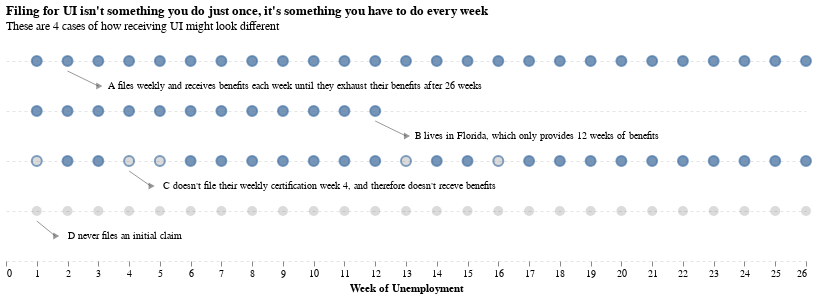

The cell this chart's notebook holds for it:
### Code cell
# c2: What does it mean to apply?
c2_elig = (
    alt.Chart(
        elig_df,
        title = alt.Title("Filing for UI isn't something you do just once, it's something you have to do every week",
        subtitle= "These are 4 cases of how receiving UI might look different")
    )
    .mark_point(
        size = 100, filled = True, color = "#33333340"
    )
    .encode(
        alt.X('elig').title("Week of Unemployment").axis(domain = False),
        alt.Y('y').title(None).axis(ticks = False, labels = False)
    )
)

c2_ic = (
    alt.Chart(ic_df)
    .mark_point(size=100, filled=False)
    .encode(
        alt.X("ic"),
        alt.Y("y")
    )
)

c2_claimed = (
    alt.Chart(claimed_df)
    .mark_point(size=100, filled=True)
    .encode(
        alt.X("claimed"), 
        alt.Y("y")
    )
)

# Annotation 1
# Ref: https://altair-viz.github.io/gallery/line_chart_with_arrows.html
person_a = alt.layer(
    # Arrow line
    alt.Chart().mark_line(size=1).encode(
        x=alt.datum(2),
        y=alt.datum(3.8),
        x2=alt.datum(3),
        y2=alt.datum(3.5),
        color=alt.ColorValue("#33333380")
    ),
    # Arrow head
    alt.Chart().mark_point(shape="triangle", filled=True, fillOpacity=1).encode(
        x=alt.datum(3),
        y=alt.datum(3.5),
        angle=alt.AngleValue(-30),
        size=alt.SizeValue(50),
        color=alt.ColorValue("#33333380")
    ),
    # Text
    alt.Chart().mark_text(size=10, align="left", baseline="middle").encode(
        x=alt.datum(3.3),
        y=alt.datum(3.5),
        text=alt.datum("A files weekly and receives benefits each week until they exhaust their benefits after 26 weeks")
    ),
)

# Annotation 2
person_b = alt.layer(
    # Arrow line
    alt.Chart()
    .mark_line(size=1)
    .encode(
        x=alt.datum(12),
        y=alt.datum(2.8),
        x2=alt.datum(13),
        y2=alt.datum(2.5),
        color=alt.ColorValue("#33333380"),
    ),
    # Arrow head
    alt.Chart()
    .mark_point(shape="triangle", filled=True, fillOpacity=1)
    .encode(
        x=alt.datum(13),
        y=alt.datum(2.5),
        angle=alt.AngleValue(-30),
        size=alt.SizeValue(50),
        color=alt.ColorValue("#33333380"),
    ),
    # Text
    alt.Chart()
    .mark_text(size=10, align="left", baseline="middle")
    .encode(
        x=alt.datum(13.3),
        y=alt.datum(2.5),
        text=alt.datum(
            "B lives in Florida, which only provides 12 weeks of benefits"
        ),
    ),
)

# Annotation 2
person_c = alt.layer(
    # Arrow line
    alt.Chart()
    .mark_line(size=1)
    .encode(
        x=alt.datum(4),
        y=alt.datum(1.8),
        x2=alt.datum(4.7),
        y2=alt.datum(1.5),
        color=alt.ColorValue("#33333380"),
    ),
    # Arrow head
    alt.Chart()
    .mark_point(shape="triangle", filled=True, fillOpacity=1)
    .encode(
        x=alt.datum(4.7),
        y=alt.datum(1.5),
        angle=alt.AngleValue(-30),
        size=alt.SizeValue(50),
        color=alt.ColorValue("#33333380"),
    ),
    # Text
    alt.Chart()
    .mark_text(size=10, align="left", baseline="middle")
    .encode(
        x=alt.datum(5.1),
        y=alt.datum(1.5),
        text=alt.datum("C doesn't file their weekly certification week 4, and therefore doesn't receve benefits"),
    ),
)

# Annotation 4
person_d = alt.layer(
    # Arrow line
    alt.Chart()
    .mark_line(size=1)
    .encode(
        x=alt.datum(1),
        y=alt.datum(0.8),
        x2=alt.datum(1.6),
        y2=alt.datum(0.5),
        color=alt.ColorValue("#33333380"),
    ),
    # Arrow head
    alt.Chart()
    .mark_point(shape="triangle", filled=True, fillOpacity=1)
    .encode(
        x=alt.datum(1.6),
        y=alt.datum(0.5),
        angle=alt.AngleValue(-30),
        size=alt.SizeValue(50),
        color=alt.ColorValue("#33333380"),
    ),
    # Text
    alt.Chart()
    .mark_text(size=10, align="left", baseline="middle")
    .encode(
        x=alt.datum(2.0),
        y=alt.datum(0.5),
        text=alt.datum(
            "D never files an initial claim"
        ),
    ),
)

c2_elig + c2_ic + c2_claimed + person_a + person_b + person_c + person_d

### Figure 1 — Vega specification as saved in the notebook (floating-point values rounded to 4 significant figures)
{"$schema": "https://vega.github.io/schema/vega/v5.json", "data": [{"name": "empty", "values": [{}]}, {"name": "source_0", "values": [{"elig": 1, "y": 1}, {"elig": 2, "y": 1}, {"elig": 3, "y": 1}, {"elig": 4, "y": 1}, {"elig": 5, "y": 1}, {"elig": 6, "y": 1}, {"elig": 7, "y": 1}, {"elig": 8, "y": 1}, {"elig": 9, "y": 1}, {"elig": 10, "y": 1}, {"elig": 11, "y": 1}, {"elig": 12, "y": 1}, {"elig": 13, "y": 1}, {"elig": 14, "y": 1}, {"elig": 15, "y": 1}, {"elig": 16, "y": 1}, {"elig": 17, "y": 1}, {"elig": 18, "y": 1}, {"elig": 19, "y": 1}, {"elig": 20, "y": 1}, {"elig": 21, "y": 1}, {"elig": 22, "y": 1}, {"elig": 23, "y": 1}, {"elig": 24, "y": 1}, {"elig": 25, "y": 1}, {"elig": 26, "y": 1}, {"elig": 1, "y": 2}, {"elig": 2, "y": 2}, {"elig": 3, "y": 2}, {"elig": 4, "y": 2}, {"elig": 5, "y": 2}, {"elig": 6, "y": 2}, {"elig": 7, "y": 2}, {"elig": 8, "y": 2}, {"elig": 9, "y": 2}, {"elig": 10, "y": 2}, {"elig": 11, "y": 2}, {"elig": 12, "y": 2}, {"elig": 13, "y": 2}, {"elig": 14, "y": 2}, {"elig": 15, "y": 2}, {"elig": 16, "y": 2}, {"elig": 17, "y": 2}, {"elig": 18, "y": 2}, {"elig": 19, "y": 2}, {"elig": 20, "y": 2}, {"elig": 21, "y": 2}, {"elig": 22, "y": 2}, {"elig": 23, "y": 2}, {"elig": 24, "y": 2}, {"elig": 25, "y": 2}, {"elig": 26, "y": 2}, {"elig": 1, "y": 3}, {"elig": 2, "y": 3}, {"elig": 3, "y": 3}, {"elig": 4, "y": 3}, {"elig": 5, "y": 3}, {"elig": 6, "y": 3}, {"elig": 7, "y": 3}, {"elig": 8, "y": 3}, {"elig": 9, "y": 3}, {"elig": 10, "y": 3}, {"elig": 11, "y": 3}, {"elig": 12, "y": 3}, {"elig": 1, "y": 4}, {"elig": 2, "y": 4}, {"elig": 3, "y": 4}, {"elig": 4, "y": 4}, {"elig": 5, "y": 4}, {"elig": 6, "y": 4}, {"elig": 7, "y": 4}, {"elig": 8, "y": 4}, {"elig": 9, "y": 4}, {"elig": 10, "y": 4}, {"elig": 11, "y": 4}, {"elig": 12, "y": 4}, {"elig": 13, "y": 4}, {"elig": 14, "y": 4}, {"elig": 15, "y": 4}, {"elig": 16, "y": 4}, {"elig": 17, "y": 4}, {"elig": 18, "y": 4}, {"elig": 19, "y": 4}, {"elig": 20, "y": 4}, {"elig": 21, "y": 4}, {"elig": 22, "y": 4}, {"elig": 23, "y": 4}, {"elig": 24, "y": 4}, {"elig": 25, "y": 4}, {"elig": 26, "y": 4}]}, {"name": "source_1", "values": [{"ic": 1, "y": 2}, {"ic": 2, "y": 2}, {"ic": 3, "y": 2}, {"ic": 4, "y": 2}, {"ic": 5, "y": 2}, {"ic": 6, "y": 2}, {"ic": 7, "y": 2}, {"ic": 8, "y": 2}, {"ic": 9, "y": 2}, {"ic": 10, "y": 2}, {"ic": 11, "y": 2}, {"ic": 12, "y": 2}, {"ic": 13, "y": 2}, {"ic": 14, "y": 2}, {"ic": 15, "y": 2}, {"ic": 16, "y": 2}, {"ic": 17, "y": 2}, {"ic": 18, "y": 2}, {"ic": 19, "y": 2}, {"ic": 20, "y": 2}, {"ic": 21, "y": 2}, {"ic": 22, "y": 2}, {"ic": 23, "y": 2}, {"ic": 24, "y": 2}, {"ic": 25, "y": 2}, {"ic": 26, "y": 2}, {"ic": 1, "y": 3}, {"ic": 2, "y": 3}, {"ic": 3, "y": 3}, {"ic": 4, "y": 3}, {"ic": 5, "y": 3}, {"ic": 6, "y": 3}, {"ic": 7, "y": 3}, {"ic": 8, "y": 3}, {"ic": 9, "y": 3}, {"ic": 10, "y": 3}, {"ic": 11, "y": 3}, {"ic": 12, "y": 3}, {"ic": 1, "y": 4}, {"ic": 2, "y": 4}, {"ic": 3, "y": 4}, {"ic": 4, "y": 4}, {"ic": 5, "y": 4}, {"ic": 6, "y": 4}, {"ic": 7, "y": 4}, {"ic": 8, "y": 4}, {"ic": 9, "y": 4}, {"ic": 10, "y": 4}, {"ic": 11, "y": 4}, {"ic": 12, "y": 4}, {"ic": 13, "y": 4}, {"ic": 14, "y": 4}, {"ic": 15, "y": 4}, {"ic": 16, "y": 4}, {"ic": 17, "y": 4}, {"ic": 18, "y": 4}, {"ic": 19, "y": 4}, {"ic": 20, "y": 4}, {"ic": 21, "y": 4}, {"ic": 22, "y": 4}, {"ic": 23, "y": 4}, {"ic": 24, "y": 4}, {"ic": 25, "y": 4}, {"ic": 26, "y": 4}]}, {"name": "source_2", "values": [{"claimed": 2, "y": 2}, {"claimed": 3, "y": 2}, {"claimed": 6, "y": 2}, {"claimed": 7, "y": 2}, {"claimed": 8, "y": 2}, {"claimed": 9, "y": 2}, {"claimed": 10, "y": 2}, {"claimed": 11, "y": 2}, {"claimed": 12, "y": 2}, {"claimed": 14, "y": 2}, {"claimed": 15, "y": 2}, {"claimed": 17, "y": 2}, {"claimed": 18, "y": 2}, {"claimed": 19, "y": 2}, {"claimed": 20, "y": 2}, {"claimed": 21, "y": 2}, {"claimed": 22, "y": 2}, {"claimed": 23, "y": 2}, {"claimed": 24, "y": 2}, {"claimed": 25, "y": 2}, {"claimed": 26, "y": 2}, {"claimed": 1, "y": 3}, {"claimed": 2, "y": 3}, {"claimed": 3, "y": 3}, {"claimed": 4, "y": 3}, {"claimed": 5, "y": 3}, {"claimed": 6, "y": 3}, {"claimed": 7, "y": 3}, {"claimed": 8, "y": 3}, {"claimed": 9, "y": 3}, {"claimed": 10, "y": 3}, {"claimed": 11, "y": 3}, {"claimed": 12, "y": 3}, {"claimed": 1, "y": 4}, {"claimed": 2, "y": 4}, {"claimed": 3, "y": 4}, {"claimed": 4, "y": 4}, {"claimed": 5, "y": 4}, {"claimed": 6, "y": 4}, {"claimed": 7, "y": 4}, {"claimed": 8, "y": 4}, {"claimed": 9, "y": 4}, {"claimed": 10, "y": 4}, {"claimed": 11, "y": 4}, {"claimed": 12, "y": 4}, {"claimed": 13, "y": 4}, {"claimed": 14, "y": 4}, {"claimed": 15, "y": 4}, {"claimed": 16, "y": 4}, {"claimed": 17, "y": 4}, {"claimed": 18, "y": 4}, {"claimed": 19, "y": 4}, {"claimed": 20, "y": 4}, {"claimed": 21, "y": 4}, {"claimed": 22, "y": 4}, {"claimed": 23, "y": 4}, {"claimed": 24, "y": 4}, {"claimed": 25, "y": 4}, {"claimed": 26, "y": 4}]}], "marks": [{"type": "symbol", "name": "layer_0_marks", "from": {"data": "source_0"}, "encode": {"update": {"y": {"field": "y", "scale": "y"}, "size": {"value": 100}, "fill": {"value": "#33333340"}, "opacity": {"value": 0.7}, "x": {"field": "elig", "scale": "x"}}}, "style": ["point"]}, {"type": "symbol", "name": "layer_1_marks", "from": {"data": "source_1"}, "encode": {"update": {"fill": {"value": "transparent"}, "opacity": {"value": 0.7}, "y": {"field": "y", "scale": "y"}, "size": {"value": 100}, "stroke": {"value": "#4c78a8"}, "x": {"field": "ic", "scale": "x"}}}, "style": ["point"]}, {"type": "symbol", "name": "layer_2_marks", "from": {"data": "source_2"}, "encode": {"update": {"size": {"value": 100}, "fill": {"value": "#4c78a8"}, "opacity": {"value": 0.7}, "x": {"field": "claimed", "scale": "x"}, "y": {"field": "y", "scale": "y"}}}, "style": ["point"]}, {"type": "rule", "name": "layer_3_layer_0_marks", "from": {"data": "empty"}, "encode": {"update": {"stroke": {"value": "#33333380"}, "x": {"value": 2, "scale": "x"}, "y": {"value": 3.8, "scale": "y"}, "strokeWidth": {"value": 1}, "x2": {"value": 3, "scale": "x"}, "y2": {"value": 3.5, "scale": "y"}}}, "style": ["rule"]}, {"type": "symbol", "name": "layer_3_layer_1_marks", "from": {"data": "empty"}, "encode": {"update": {"shape": {"value": "triangle"}, "fillOpacity": {"value": 1}, "angle": {"value": -30}, "y": {"value": 3.5, "scale": "y"}, "fill": {"value": "#33333380"}, "size": {"value": 50}, "x": {"value": 3, "scale": "x"}}}, "style": ["point"]}, {"type": "text", "name": "layer_3_layer_2_marks", "from": {"data": "empty"}, "encode": {"update": {"y": {"value": 3.5, "scale": "y"}, "fill": {"value": "black"}, "align": {"value": "left"}, "x": {"value": 3.3, "scale": "x"}, "text": {"signal": "isValid(\"A files weekly and receives benefits each week until they exhaust their benefits after 26 weeks\") ? \"A files weekly and receives benefits each week until they exhaust their benefits after 26 weeks\" : \"\"+\"A files weekly and receives benefits each week until they exhaust their benefits after 26 weeks\""}, "baseline": {"value": "middle"}, "fontSize": {"value": 10}}}, "style": ["text"]}, {"type": "rule", "name": "layer_4_layer_0_marks", "from": {"data": "empty"}, "encode": {"update": {"stroke": {"value": "#33333380"}, "y": {"value": 2.8, "scale": "y"}, "x": {"value": 12, "scale": "x"}, "strokeWidth": {"value": 1}, "y2": {"value": 2.5, "scale": "y"}, "x2": {"value": 13, "scale": "x"}}}, "style": ["rule"]}, {"type": "symbol", "name": "layer_4_layer_1_marks", "from": {"data": "empty"}, "encode": {"update": {"y": {"value": 2.5, "scale": "y"}, "angle": {"value": -30}, "fillOpacity": {"value": 1}, "x": {"value": 13, "scale": "x"}, "size": {"value": 50}, "fill": {"value": "#33333380"}, "shape": {"value": "triangle"}}}, "style": ["point"]}, {"type": "text", "name": "layer_4_layer_2_marks", "from": {"data": "empty"}, "encode": {"update": {"y": {"value": 2.5, "scale": "y"}, "text": {"signal": "isValid(\"B lives in Florida, which only provides 12 weeks of benefits\") ? \"B lives in Florida, which only provides 12 weeks of benefits\" : \"\"+\"B lives in Florida, which only provides 12 weeks of benefits\""}, "fontSize": {"value": 10}, "fill": {"value": "black"}, "align": {"value": "left"}, "x": {"value": 13.3, "scale": "x"}, "baseline": {"value": "middle"}}}, "style": ["text"]}, {"type": "rule", "name": "layer_5_layer_0_marks", "from": {"data": "empty"}, "encode": {"update": {"stroke": {"value": "#33333380"}, "strokeWidth": {"value": 1}, "y2": {"value": 1.5, "scale": "y"}, "x2": {"value": 4.7, "scale": "x"}, "x": {"value": 4, "scale": "x"}, "y": {"value": 1.8, "scale": "y"}}}, "style": ["rule"]}, {"type": "symbol", "name": "layer_5_layer_1_marks", "from": {"data": "empty"}, "encode": {"update": {"fill": {"value": "#33333380"}, "y": {"value": 1.5, "scale": "y"}, "x": {"value": 4.7, "scale": "x"}, "shape": {"value": "triangle"}, "angle": {"value": -30}, "fillOpacity": {"value": 1}, "size": {"value": 50}}}, "style": ["point"]}, {"type": "text", "name": "layer_5_layer_2_marks", "from": {"data": "empty"}, "encode": {"update": {"fontSize": {"value": 10}, "y": {"value": 1.5, "scale": "y"}, "baseline": {"value": "middle"}, "align": {"value": "left"}, "x": {"value": 5.1, "scale": "x"}, "fill": {"value": "black"}, "text": {"signal": "isValid(\"C doesn't file their weekly certification week 4, and therefore doesn't receve benefits\") ? \"C doesn't file their weekly certification week 4, and therefore doesn't receve benefits\" : \"\"+\"C doesn't file their weekly certification week 4, and therefore doesn't receve benefits\""}}}, "style": ["text"]}, {"type": "rule", "name": "layer_6_layer_0_marks", "from": {"data": "empty"}, "encode": {"update": {"x2": {"value": 1.6, "scale": "x"}, "y": {"value": 0.8, "scale": "y"}, "y2": {"value": 0.5, "scale": "y"}, "stroke": {"value": "#33333380"}, "strokeWidth": {"value": 1}, "x": {"value": 1, "scale": "x"}}}, "style": ["rule"]}, {"type": "symbol", "name": "layer_6_layer_1_marks", "from": {"data": "empty"}, "encode": {"update": {"fillOpacity": {"value": 1}, "shape": {"value": "triangle"}, "y": {"value": 0.5, "scale": "y"}, "fill": {"value": "#33333380"}, "x": {"value": 1.6, "scale": "x"}, "angle": {"value": -30}, "size": {"value": 50}}}, "style": ["point"]}, {"type": "text", "name": "layer_6_layer_2_marks", "from": {"data": "empty"}, "encode": {"update": {"fill": {"value": "black"}, "fontSize": {"value": 10}, "baseline": {"value": "middle"}, "x": {"value": 2, "scale": "x"}, "text": {"signal": "isValid(\"D never files an initial claim\") ? \"D never files an initial claim\" : \"\"+\"D never files an initial claim\""}, "y": {"value": 0.5, "scale": "y"}, "align": {"value": "left"}}}, "style": ["text"]}], "scales": [{"name": "x", "type": "linear", "domain": {"fields": [{"data": "source_0", "field": "elig"}, {"data": "source_1", "field": "ic"}, {"data": "source_2", "field": "claimed"}, [2], [3], [3.3], [12], [13], [13.3], [4], [4.7], [5.1], [1], [1.6]]}, "range": [0, {"signal": "width"}], "nice": true, "zero": true}, {"name": "y", "type": "linear", "domain": {"fields": [{"data": "source_0", "field": "y"}, {"data": "source_1", "field": "y"}, {"data": "source_2", "field": "y"}, [3.8], [3.5], [2.8], [2.5], [1.8], [1.5], [0.8], [0.5]]}, "range": [{"signal": "height"}, 0], "nice": true, "zero": true}], "axes": [{"scale": "y", "ticks": false, "zindex": 0, "orient": "left", "tickCount": {"signal": "ceil(height/40)"}, "minExtent": 0, "grid": true, "maxExtent": 0, "aria": false, "domain": false, "gridScale": "x", "labels": false}, {"scale": "x", "domain": false, "labelOverlap": true, "title": "Week of Unemployment", "zindex": 0, "tickCount": {"signal": "ceil(width/40)"}, "grid": false, "orient": "bottom", "labelFlush": true}, {"scale": "y", "labels": false, "tickCount": {"signal": "ceil(height/40)"}, "grid": false, "labelOverlap": true, "orient": "left", "ticks": false, "zindex": 0}], "title": {"text": "Filing for UI isn't something you do just once, it's something you have to do every week", "anchor": "start", "orient": "top", "offset": 20, "subtitle": "These are 4 cases of how receiving UI might look different"}, "background": "white", "style": "cell", "width": 800, "padding": 5, "height": 200, "config": {"range": {"category": ["#0076BF", "#BF4E00", "#6B4D23", "#BF8700", "#A1FF33"]}, "axis": {"labelFont": "Helvetica", "titleFont": "Helvetica"}, "axisX": {"grid": false}, "axisY": {"domain": false, "ticks": true, "grid": true, "gridDash": [3, 3], "tickColor": "#33333320", "gridColor": "#33333320"}, "legend": {"labelFont": "Helvetica", "titleFont": "Helvetica"}, "style": {"cell": {"stroke": "transparent", "width": 800, "heigh": 300}}}}
